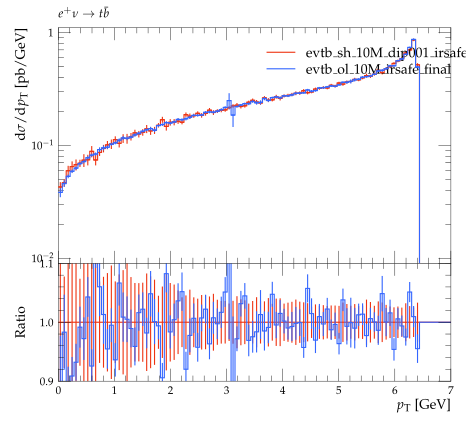

Write Python code to recreate this figure.
#! /usr/bin/env python

# This Python script was auto-generated using YODA v2.0.0.
# Analysis object: /evtb/inc_jb_pt
# Timestamp: 16-04-2024 (14:02:27)

import matplotlib as mpl
import matplotlib.pyplot as plt
mpl.use('Agg') # comment out for interactive use
import os
import numpy as np

plotDir = os.path.split(os.path.realpath(__file__))[0]
if 'YODA_USER_PLOT_PATH' in globals():
    plot_outdir = globals()['YODA_USER_PLOT_PATH']
else:
    plot_outdir = plotDir

#plot style
plt.style.use(os.path.join(plotDir, '../default.mplstyle'))
# plot metadata
figW, figH = plt.rcParams['figure.figsize']
ax_xLabel = r'$p_{{\rm T}}$ [GeV]'
ax_yLabel = r'$\mathrm{d}\sigma / \mathrm{d} p_{{\rm T}}$ [pb/GeV]'
ax_title  = r'$e^+ \nu \to t \bar b$'
ax_xScale = 'linear'
ax_yScale = 'log'
xLims = (0.0, 7.0)
yLims = (0.009000000000000001, 1.1)

# TeX-friendly labels for the legend
labels = [ r"evtb\_sh\_10M\_dip001\_irsafe\_final", r"evtb\_ol\_10M\_irsafe\_final" ]

# Create figure and axis objects
fig, (ax, ratio0_ax) = plt.subplots(2, 1, sharex=True,
                  figsize=(figW,figH), gridspec_kw={'height_ratios': (2, 1)})
ratio0_ax.yaxis.set_major_locator(mpl.ticker.MultipleLocator(0.1))
ratio0_ax.set_ylim(0.9, 1.1)
ratio0_ax.set_ylabel('Ratio')

# LineColor map: curve index -> color
linecolors = {0: '#EE3311', 1: '#3366FF'}
# the numerical data is stored in a separate file
dataf = dict()
prefix = os.path.split(__file__)[0]
if prefix:    prefix = prefix + '/'
exec(open(prefix+'inc_jb_pt__data.py').read(), dataf)


legend_handles = [] # keep track of handles for the legend

# style options for curves
# starts at zorder>=5 to draw curve on top of legend
styles = {
  'curve0': {
    'color' : linecolors[0],
    'linestyle' : '-',
    'marker' : 'o',
    'zorder' : 5,
    'histstyle' : True,
  },
  'curve1': {
    'color' : linecolors[1],
    'linestyle' : '-',
    'marker' : 'o',
    'zorder' : 6,
    'histstyle' : True,
  },
}
# curve from input yoda files in main panel
for label in dataf['yvals'].keys():
    if all(np.isnan(v) for v in dataf['yvals'][label]):
        continue
    tmp = None
    if styles[label]['histstyle']: # draw as histogram
        tmp, = ax.plot(dataf['xedges'], dataf['yedges'][label],
                       color=styles[label]['color'],
                       linestyle=styles[label]['linestyle'],
                       drawstyle='steps-pre', solid_joinstyle='miter',
                       zorder=styles[label]['zorder'], label=label)
        ax.errorbar(dataf['xpoints'], dataf['yvals'][label], color=styles[label]['color'],
                    xerr=dataf['xerrs'], yerr=[dataf['ydowns'][label], dataf['yups'][label]],
                    linestyle='none', zorder=styles[label]['zorder'])
    else: # draw as scatter
        tmp = ax.errorbar(dataf['xpoints'], dataf['yvals'][label],
                          xerr=dataf['xerrs'],
                          yerr=[ dataf['ydowns'][label],
                          dataf['yups'][label] ],
                          fmt=styles[label]['marker'],
                          ecolor=styles[label]['color'],
                          color=styles[label]['color'], zorder=2)
        tmp[-1][0].set_linestyle(styles[label]['linestyle'])
    legend_handles += [tmp]
    for varLabel in dataf['variation_yvals'].keys():
        if varLabel.startswith(label):
            tmp, = ax.plot(dataf['xedges'], dataf['variation_yvals'][varLabel],
                           color=styles[label]['color'],
                           linestyle=styles[label]['linestyle'],
                           drawstyle='steps-pre', solid_joinstyle='miter',
                           zorder=styles[label]['zorder'], alpha=0.5)


# plots on ratio panel
# curve from input yoda files in ratio panel
for label, yvals in dataf['ratio0_yvals'].items():
    if all(np.isnan(v) for v in yvals):
        continue
    if styles[label]['histstyle']: # plot as histogram
        ratio0_ax.plot(dataf['xedges'], yvals,
                       color=styles[label]['color'],
                       linestyle=styles[label]['linestyle'],
                       drawstyle='steps-pre', zorder=1,
                       solid_joinstyle='miter')
        ratio0_ax.vlines(dataf['xpoints'],
                         dataf['ratio0_ymin'][label],
                         dataf['ratio0_ymax'][label],
                         color=styles[label]['color'], zorder=1)
    else: # plot as scatter
        tmp = ratio0_ax.errorbar(dataf['xpoints'],
                                 yvals, xerr=dataf['xerrs'],
                                 yerr=dataf['ratio0_yerrs'][label],
                                 fmt=styles[label]['marker'],
                                 ecolor=styles[label]['color'],
                                 color=styles[label]['color'])
        tmp[-1][0].set_linestyle(styles[label]['linestyle'])

    for varlabel in dataf['ratio0_variation_vals'].keys():
        if varlabel.startswith(label):
            ratio0_ax.plot(dataf['xedges'],
                            dataf['ratio0_variation_vals'][varlabel],
                            color=styles[label]['color'],
                            linestyle=styles[label]['linestyle'],
                            drawstyle='steps-pre', solid_joinstyle='miter',
                            zorder=1, alpha=0.5)

legend_pos = (0.5, 0.97)
ax.legend(legend_handles, labels, loc='upper left', bbox_to_anchor=legend_pos)

# set plot metadata as defined above
ratio0_ax.set_xlabel(ax_xLabel)
ratio0_ax.xaxis.set_label_coords(1., -.15)
ax.set_ylabel(ax_yLabel, loc='top')
ax.set_title(ax_title, loc='left')
ax.set_xscale(ax_xScale)
ax.set_yscale(ax_yScale)
ax.set_xlim(xLims)
ax.set_ylim(yLims)

# tick formatting
plt.rcParams['xtick.top'] = True
plt.rcParams['ytick.right'] = True
ax.yaxis.set_major_locator(mpl.ticker.LogLocator(base=10.0, numticks=np.inf))
ax.yaxis.set_minor_locator(mpl.ticker.LogLocator(
                           base=10.0, subs=np.arange(0.1, 1, 0.1), numticks=np.inf))
fig.align_ylabels((ax, ratio0_ax))
plt.savefig(os.path.join(plot_outdir, 'inc_jb_pt.pdf'), format='PDF')
plt.savefig(os.path.join(plot_outdir, 'inc_jb_pt.png'), format='PNG')

plt.close(fig)
